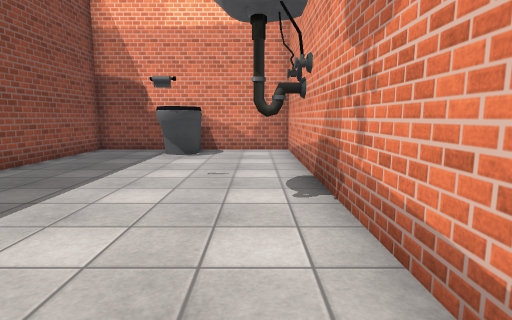
View 1 (above)

20 first-person views from a walk through a Unity game level. The camera is 1.3 m above the floor, tilts 8° down and sees 80° across. The floor is counted in squares, 1 m on a side. Each view is taken from the middle of a square. On the plan, view 1 faces up. The plan holds only what a view shows up to about 14 squares ahead; the rest is blank. The place goes on beyond the plan. The player is left out. Door leaves are left out, so doorways stand open. Some surface patterns are stand-ins.

View 2
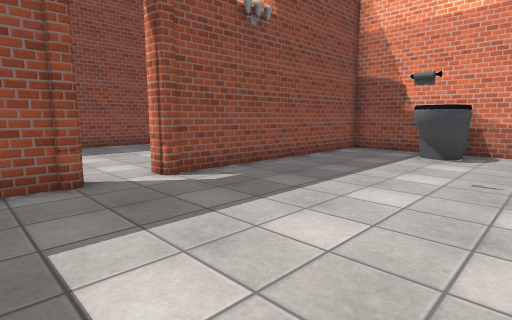

View 3
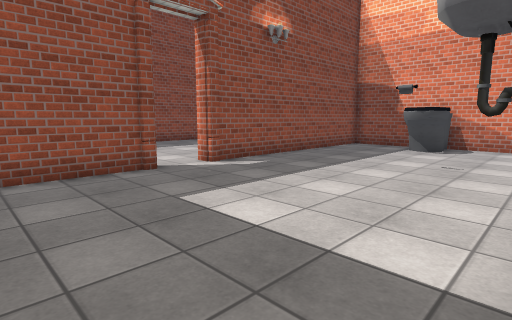

View 4
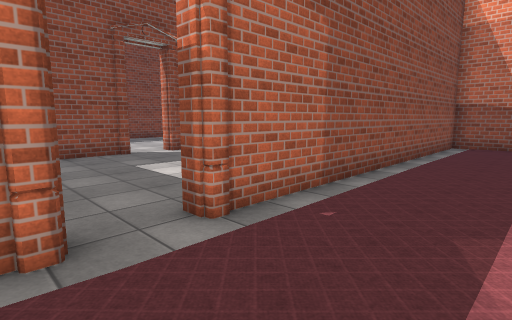

View 5
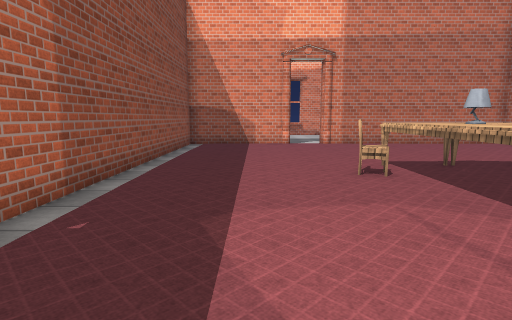

View 6
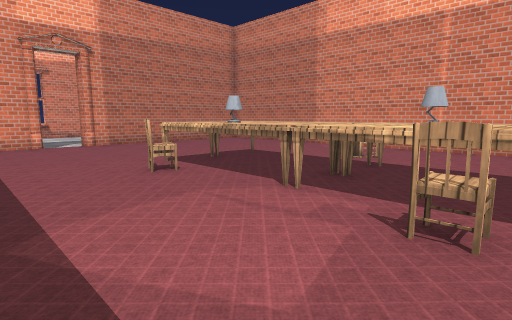

View 7
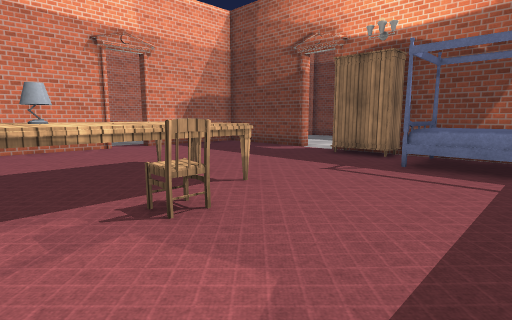

View 8
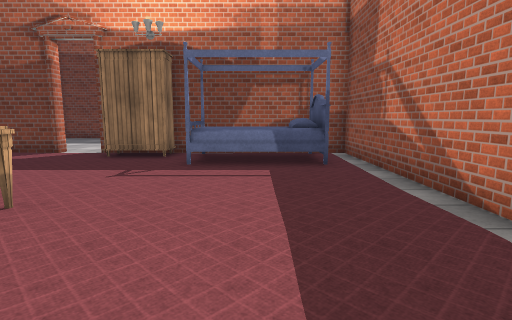

View 9
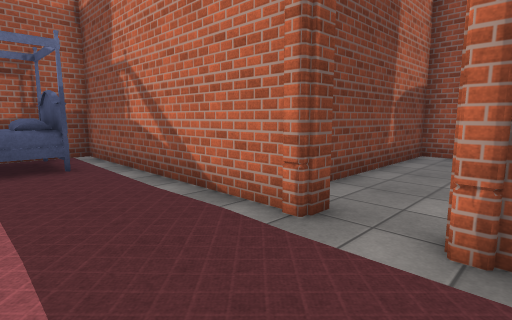

View 10
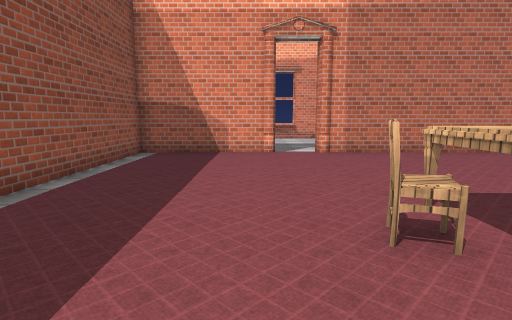

View 11
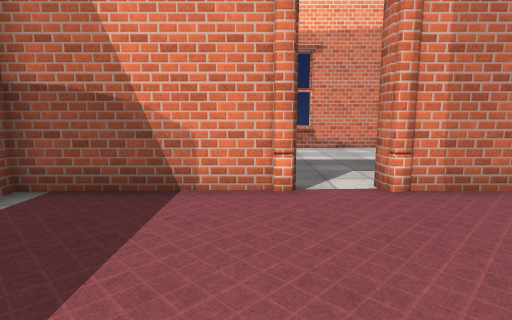

View 12
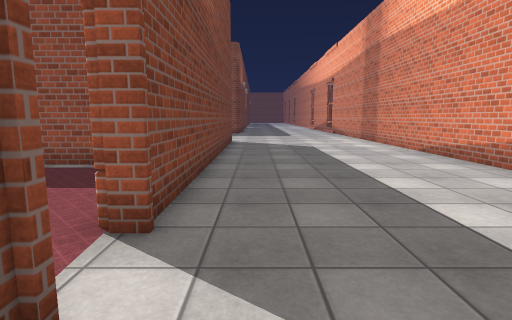

View 13
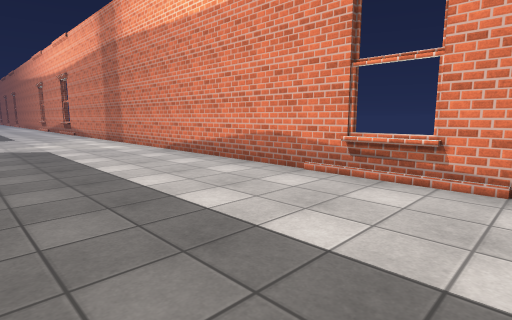

View 14
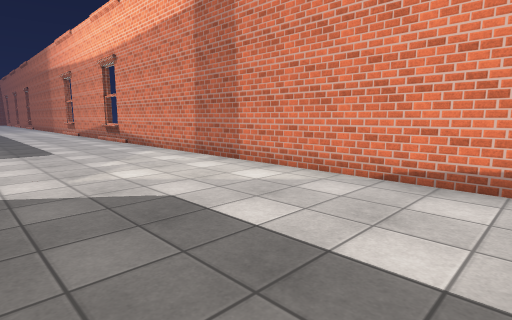

View 15
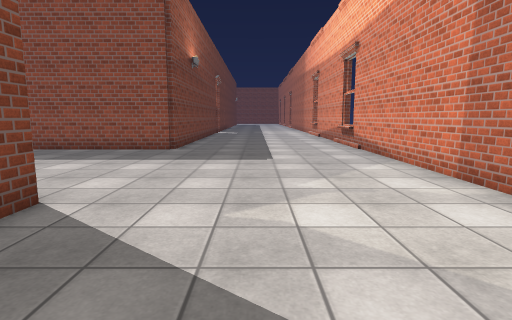

View 16
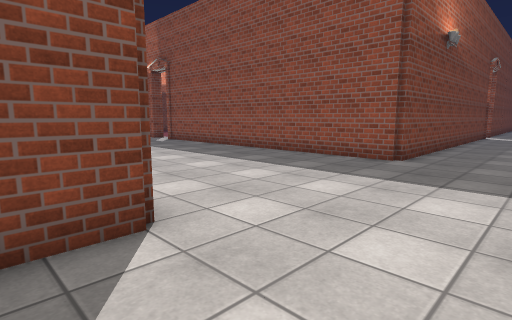

View 17
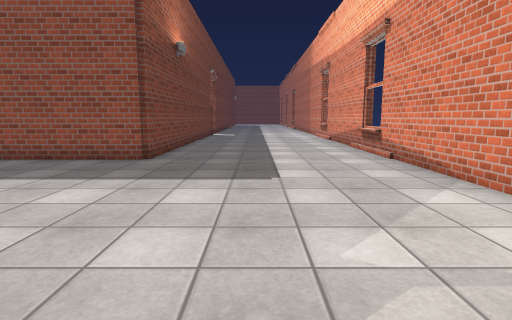

View 18
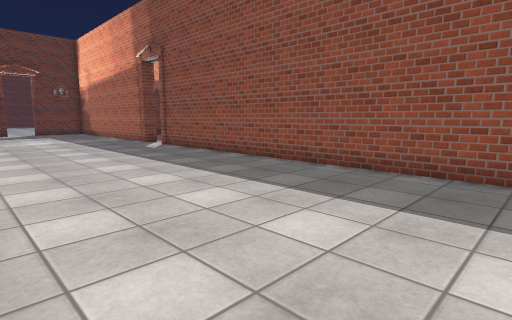

View 19
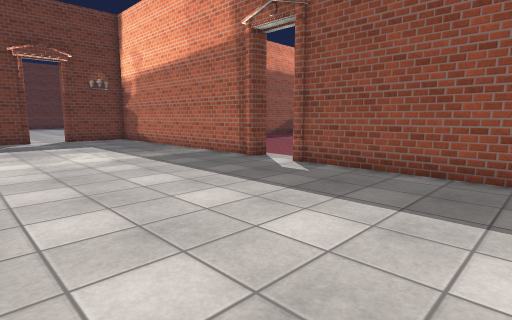

View 20
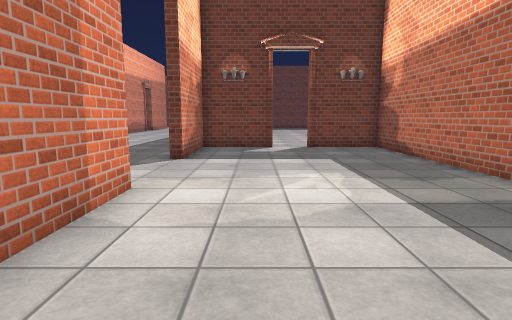

### Floor plan
Points are (right, up) in squares from view 1. A wall is a line through its corners. A room is listed if a view was taken in it or the views show most of it. See-through windows are left out.
Room 1 (views 1, 2, 3)
walls: (1.3, 1.4) (1.3, 12.3) (-1.5, 12.3); (-6.3, 1.8) (-6.3, -3.3) (-0.4, -3.3); (1.7, -0.7) (1.1, -0.7); (-3.6, 12.3) (-6.3, 12.3) (-6.3, 3.3); (-2.4, 12.7) (-1.4, 12.7); (1.1, -2.3) (1.7, -2.3)
ways out: opening at (2, -1.5) to room 2; opening at (-6, 2.5) to room 3; opening at (-2, 13) to room 3
objects: toilet (-3, 10) to (-2, 12); sink (0, 4)
Room 2 (views 4, 5, 6, 7, 8, 9, 10, 11)
walls: (1.7, -2.3) (1.7, -11.3); (6.7, 12.7) (6.7, 12.3) (1.7, 12.3) (1.7, -0.7); (10.5, 12.3) (8.3, 12.3) (8.3, 12.9); (6.4, -11.3) (8.1, -11.3)
ways out: opening at (2, -1.5) to room 1; opening at (7.5, 13) to room 3
objects: bed (3, -11) to (7, -9); cabinet (8, -10) to (10, -10); chair (8, -2); chair (8, 4); other object (9, -4) to (9, 0); other object (9, 1) to (9, 5); other object (10, -4); other object (10, -2) to (10, 0); other object (10, 1) to (10, 2); lamp (10, 3) to (10, 4); other object (10, 5)
Room 3 (views 12, 13, 14, 15, 16, 17, 18, 19, 20)
walls: (-6.3, 3.3) (-6.9, 3.3); (-6.6, 12.7) (-2.4, 12.7); (-1.4, 12.7) (6.7, 12.7); (-14.3, -2.3) (-14.3, -13.3) (-11.2, -13.3); (-6.7, -5.5) (-6.7, -2.6); (-19.5, 12.7) (-14.3, 12.7) (-14.3, -0.6); (-9.8, -13.3) (-6.7, -13.3) (-6.7, -9.5) (-6.2, -9.5); (10.5, 20.3) (-19.1, 20.3)
low walls: (-15.5, 20.1) (-17.4, 20.1); (8.5, 20.1) (6.5, 20.1)
ways out: opening at (-6, 2.5) to room 1; opening at (-2, 13) to room 1; opening at (7.5, 13) to room 2; opening at (-14, -1.5); open door at (-10.5, -13)

Where each view was taken, in squares from view 1:
view 1: 0 up, 0 right, facing up
view 2: 0 up, 0 right, facing up-left
view 3: 2 down, 1 right, facing up-left
view 4: 3 down, 5 right, facing up-left
view 5: 3 down, 5 right, facing up
view 6: 3 down, 4 right, facing up-right
view 7: 0 up, 4 right, facing down-right
view 8: 0 up, 5 right, facing down
view 9: 0 up, 5 right, facing down-left
view 10: 1 up, 6 right, facing up
view 11: 7 up, 6 right, facing up
view 12: 14 up, 10 right, facing left
view 13: 14 up, 10 right, facing up-left
view 14: 14 up, 1 right, facing up-left
view 15: 16 up, 2 left, facing left
view 16: 16 up, 5 left, facing down-left
view 17: 16 up, 5 left, facing left
view 18: 13 up, 7 left, facing down-left
view 19: 5 up, 7 left, facing down-left
view 20: 0 up, 9 left, facing down
